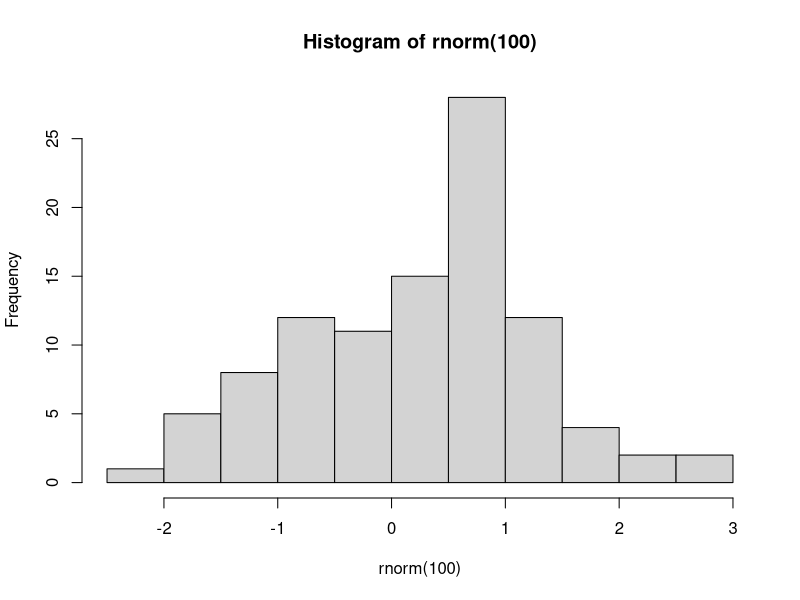
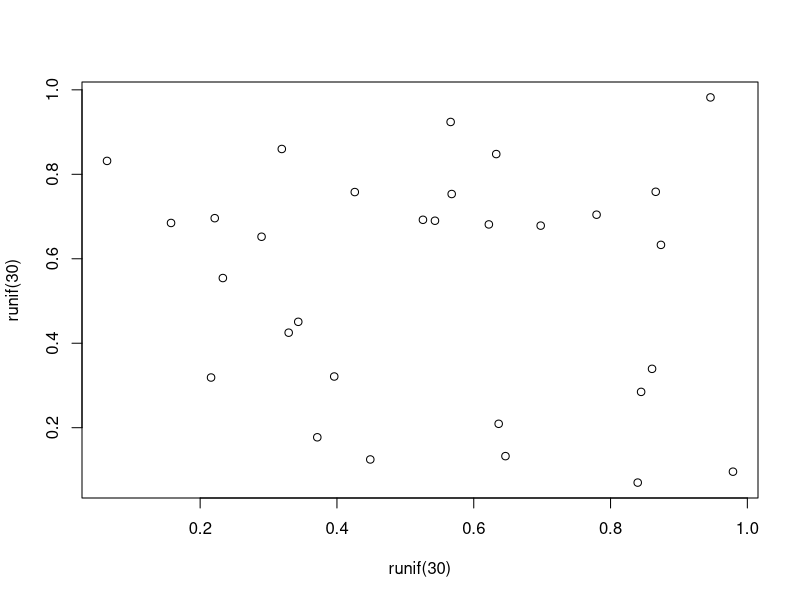
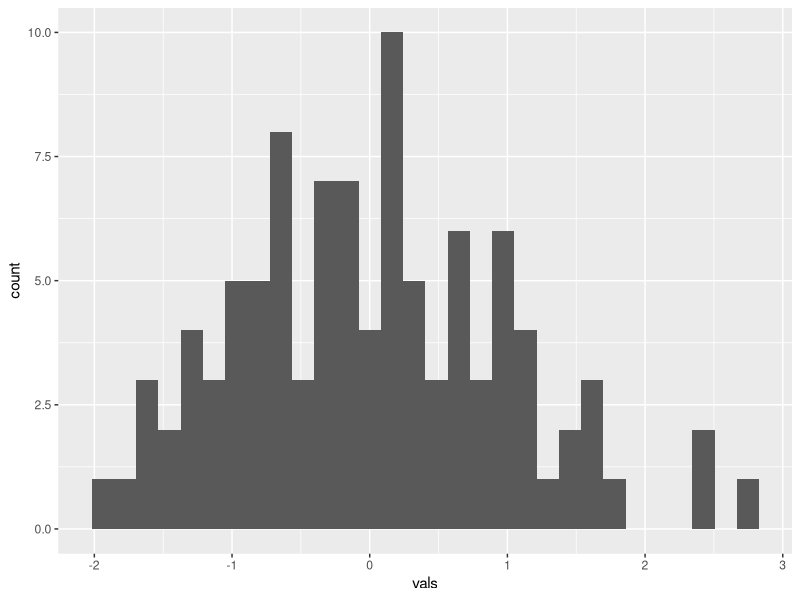
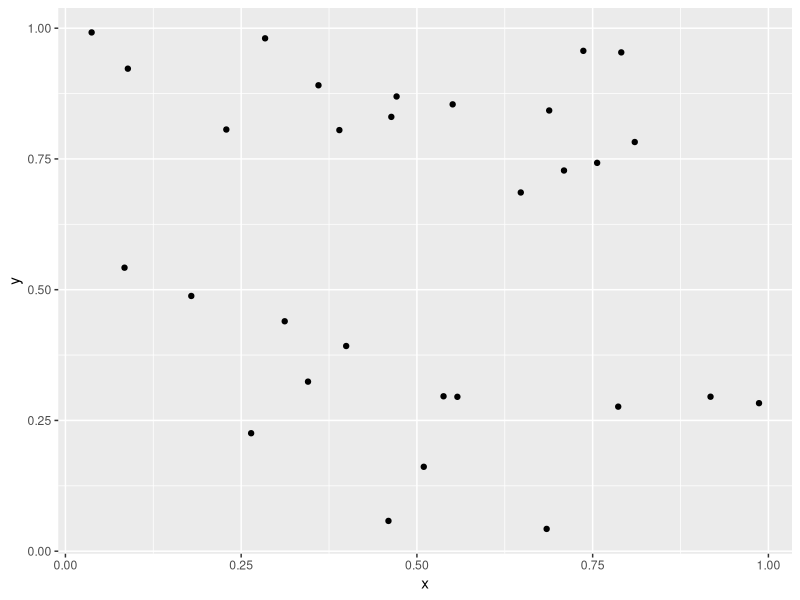
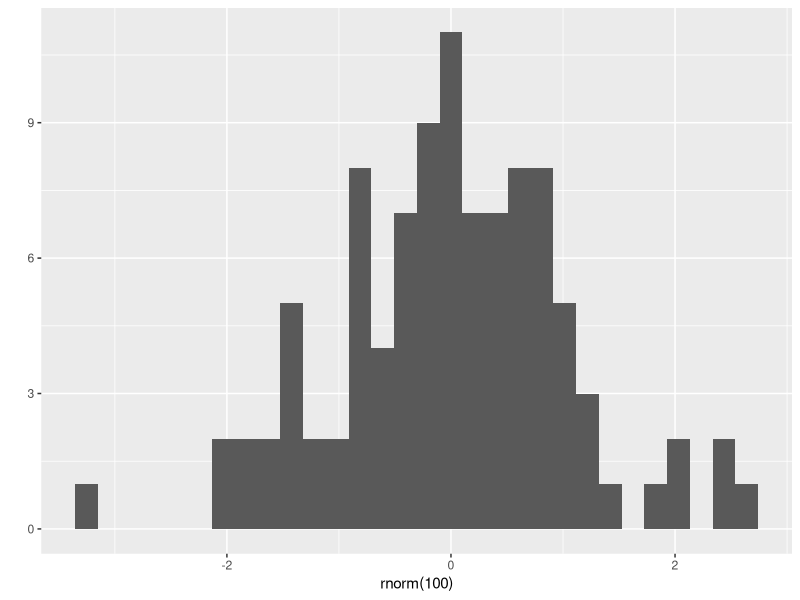
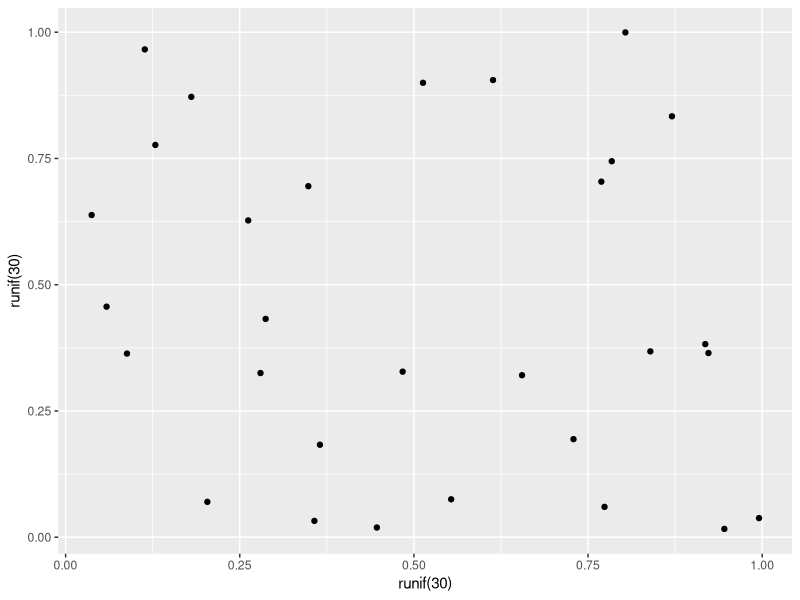
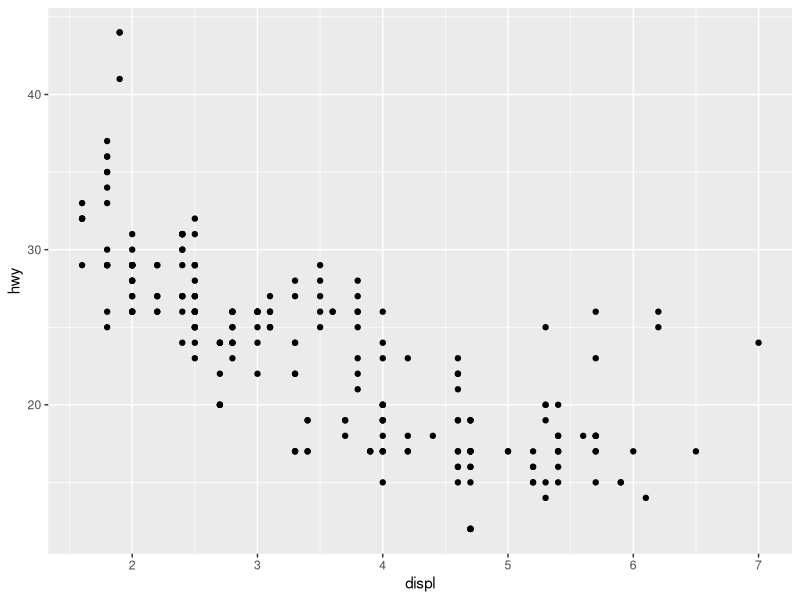
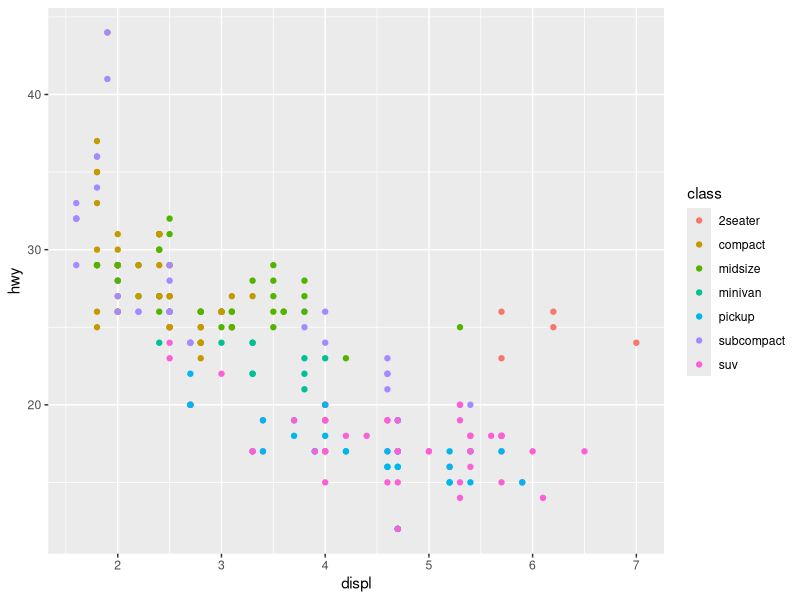

Reproduce these figures in R, in order.
## ---- chunk 1
knitr::opts_chunk$set(fig.height=5)
## ---- chunk 2
hist(rnorm(100))
## ---- chunk 3
plot(x=runif(30), y=runif(30))
## ---- chunk 4
library(ggplot2)
## ---- chunk 5
mydata<-data.frame(vals=rnorm(100)) ## ggplot expects a data.frame
ggplot(mydata, aes(vals))+geom_histogram()
## ---- chunk 6
mydata<-data.frame(x=runif(30), y=runif(30))
ggplot(mydata, aes(x, y))+geom_point()
## ---- chunk 7
qplot(rnorm(100))
## ---- chunk 8
qplot(runif(30), runif(30))
## ---- chunk 9
# using mpg data set that comes with ggplot2
ggplot(mpg, aes(displ, hwy)) + geom_point() 
## ---- chunk 10
ggplot(mpg, aes(displ, hwy, colour = class)) + geom_point() 
## ---- chunk 11
ggplot(mpg, aes(displ, hwy, colour = class)) + 
  geom_point() + geom_smooth(method="lm", se=FALSE)
## ---- chunk 12
ggplot(mpg, aes(displ, hwy, colour = class)) + 
  geom_point() + geom_smooth(method="lm", se=FALSE) + 
  facet_wrap(~class)
